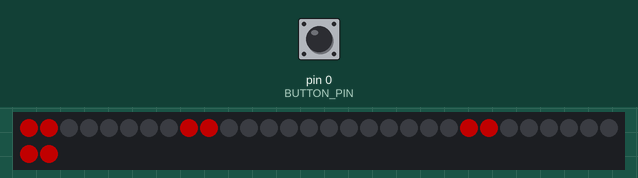
Simulated run of this sketch. Board: Arduino Uno, built with avr-gcc and run on an emulated ATmega328P. On the bench: 32 RGB LEDs in strip order, left to right, continuing on the next row. The test bench sets the inputs (shaded band); at power-on: pin 0 (BUTTON_PIN) HIGH. Dim RGB values are drawn brighter than linear; random numbers use the default seed unless the sketch sets one.

Above: at 1.27 s.
1.3 s: pin 0 (BUTTON_PIN) pulled LOW for 0.15 s
At 1.42 s:
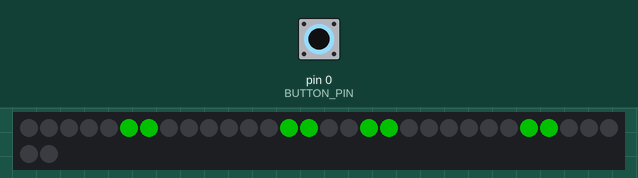
2.0 s: pin 0 (BUTTON_PIN) pulled LOW for 1 s
At 2.16 s:
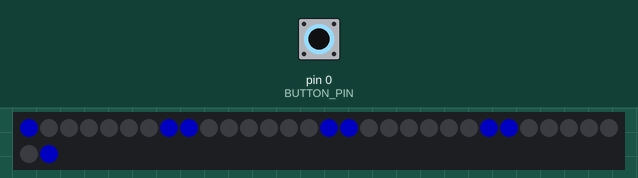
3.6 s: pin 0 (BUTTON_PIN) pulled LOW for 0.15 s
At 3.73 s:
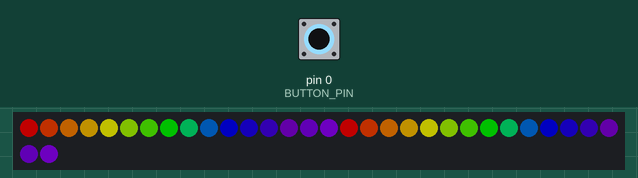
4.3 s: pin 0 (BUTTON_PIN) pulled LOW for 3.2 s
At 4.42 s:
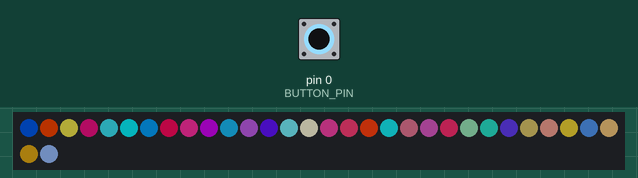
8.1 s: pin 0 (BUTTON_PIN) pulled LOW for 0.15 s
At 9.2 s:
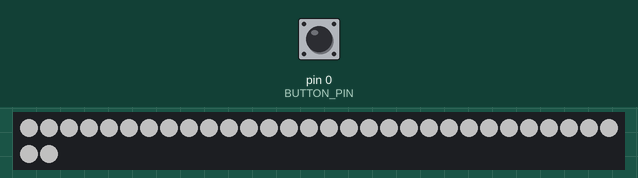

The sketch:

Goggles2.ino
```cpp
// Low power NeoPixel goggles example.  Makes a nice blinky display
// with just a few LEDs on at any time...uses MUCH less juice than
// rainbow display!

#include <Adafruit_NeoPixel.h>

#define OUTPUT_PIN 4
#define BUTTON_PIN 0

Adafruit_NeoPixel pixels = Adafruit_NeoPixel(32, OUTPUT_PIN);

uint8_t  mode   = 0, // Current animation effect
         offset = 0; // Position of spinny eyes
uint32_t color  = 0xFF0000; // Start red
uint32_t prevTime;

void setup()
{
    pinMode(BUTTON_PIN, INPUT);
    digitalWrite(BUTTON_PIN, HIGH); // activate pullup
    pixels.begin();
    pixels.setBrightness(85); // 1/3 brightness
    prevTime = millis();
}

uint32_t debounceTime = 0;            // debounce counter
unsigned char buttonState = 0;        // Current acknowledged button state
unsigned char lastButtonState = 0;    // Last read button state
unsigned char haveReturnedButton = 0; // Only return a TRUE value once

unsigned char switchPressed()
{
    unsigned char currentState = !digitalRead(BUTTON_PIN);
    if (currentState != lastButtonState)
    {
        debounceTime = millis();
    }

    if ((millis() - debounceTime) > 100)
    {
        if (currentState != buttonState)
        {
            buttonState = currentState;
            if (!buttonState)
                haveReturnedButton = 0;
        }
    }
    lastButtonState = currentState;

    if (buttonState && !haveReturnedButton)
    {
        haveReturnedButton = 1;
        return 1;
    }
    return 0;
}

unsigned char rainbowOffset = 0;
void rainbow()
{
    uint8_t i;
    uint32_t c;
    for (i = 0; i < 32; i++)
    {
        switch((i + rainbowOffset) % 16)
        {
            case 0:  c = 0xFF0000; break;
            case 1:  c = 0xFF4000; break;
            case 2:  c = 0xFF8000; break;
            case 3:  c = 0xFFC000; break;
            case 4:  c = 0xFFFF00; break;
            case 5:  c = 0xAAFF00; break;
            case 6:  c = 0x55FF00; break;
            case 7:  c = 0x00FF00; break;
            case 8:  c = 0x00AA55; break;
            case 9:  c = 0x0055AA; break;
            case 10: c = 0x0000FF; break;
            case 11: c = 0x1900D4; break;
            case 12: c = 0x3200AB; break;
            case 13: c = 0x4B0082; break;
            case 14: c = 0x6700C0; break;
            case 15: c = 0x8F00FF; break;
        }
        pixels.setPixelColor(i, c);
    }
    rainbowOffset = (rainbowOffset + 1) % 16;
    pixels.show();
}

unsigned char hasSetWhite = 0;
void loop() {
    uint8_t  i;
    //uint32_t t;

    if (switchPressed())
    {
        for(i = 0; i < 32; i++)
            pixels.setPixelColor(i, 0);
        mode = (mode + 1) % 6;
    }

    switch(mode) {
    // Spinny wheels (8 LEDs on at a time)
    case 0:
    case 1:
    case 2:
        if (0 == mode)
            color = 0xFF0000;
        else if (1 == mode)
            color = 0x00FF00;
        else
            color = 0x0000FF;
        for(i = 0; i < 16; i++)
        {
            uint32_t c = 0;
            if(((offset + i) & 7) < 2)
                c = color; // 4 pixels on...
            pixels.setPixelColor(     i, c); // First eye
            pixels.setPixelColor(31 - i, c); // Second eye (flipped)
        }
        pixels.show();
        offset++;
        delay(50);
        break;
    case 3: //spinny rainbow
        rainbow();
        delay(50);
        break;
    case 4: //random colors
        for(i = 0; i < 32; i++)
            pixels.setPixelColor(i, random(0xFFFFFF));
        pixels.show();
        delay(50);
        break;
        /*
    case 5:
        color = 0xFF0000;
        // todo: eye blink

        break;
    */
    case 5:
        if (!hasSetWhite)
        {
            for(i = 0; i < 32; i++)
                pixels.setPixelColor(i, 0xFFFFFF);
            pixels.show();
            hasSetWhite = 1;
        }
        delay(50);
        break;
    }
    if (5 != mode)
        hasSetWhite = 0;
}
```
